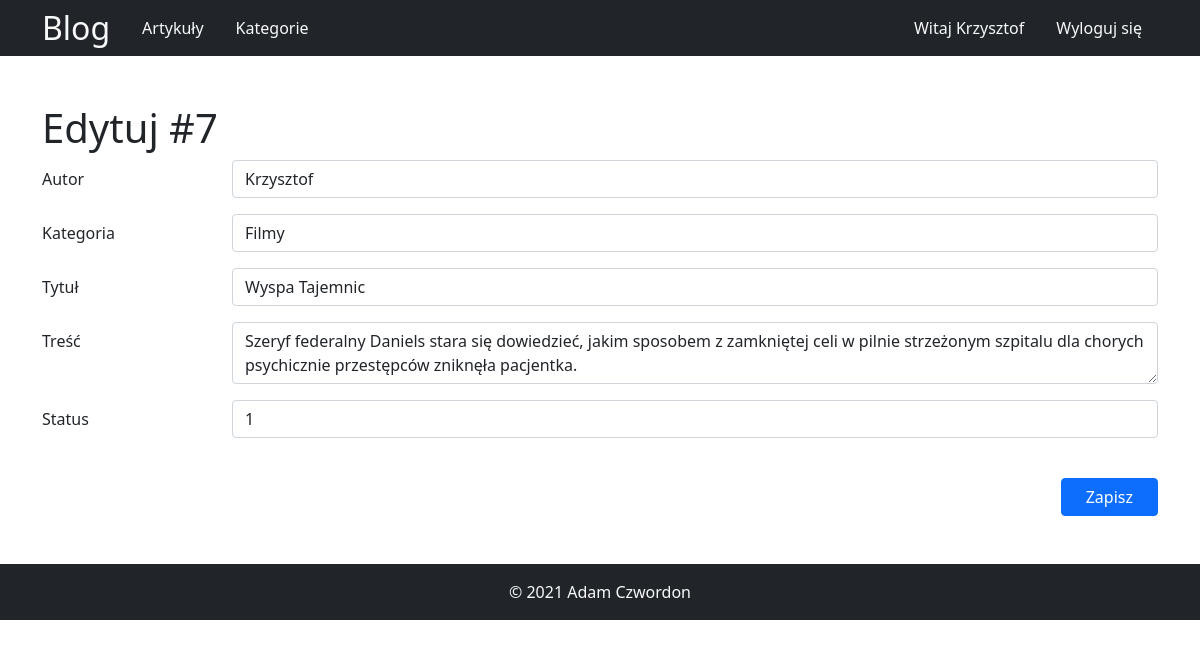
Screenshot of /artykuly/edytuj?id=7 (signed in) with the database file from the repository.
### tables this page shows
CREATE TABLE `articles` (
  `id` int(11) NOT NULL,
  `user_id` int(11) NOT NULL,
  `category_id` int(11) NOT NULL,
  `title` varchar(400) NOT NULL,
  `text` text NOT NULL,
  `status` tinyint(4) NOT NULL,
  `created_at` datetime NOT NULL DEFAULT current_timestamp()
);

### src/Controllers/Controller.php (called while the page is built, shortened)
<?php
class Controller {
    public function view($view, $data=null)
    {
        require_once __DIR__.'/../Views/layouts/template.php';
    }
}

### src/Controllers/ArticlesController.php (called while the page is built, shortened)
<?php
class ArticlesController extends Controller {
    public function edit()
    {
        $id = $_GET['id'];
        $article = Article::getOne($id);
        $users = User::get();
        $categories = Category::get();
        return $this->view('articles/edit', [
            'article' => $article,
            'users' => $users,
            'categories' => $categories
        ]);
    }
}

### src/Models/Model.php (called while the page is built, shortened)
<?php
class Model extends Database {
    public static $tablename;
    public static function get()
    {
        $stmt = self::$db->prepare('SELECT * FROM '.static::$tablename);
        $stmt->execute();
        $result = $stmt->fetchAll(\PDO::FETCH_ASSOC);
        return $result;
    }
    public static function getOne($id)
    {
        $stmt = self::$db->prepare('SELECT * FROM '.static::$tablename.' WHERE id=:id LIMIT 1');
        $stmt->execute(['id' => $id]);
        $result = $stmt->fetchAll(\PDO::FETCH_ASSOC);
        if($result != null) {
            $result = $result[0];
        }
        return $result;
    }
}

### src/Views/articles/edit.php (the view, shortened to what this page needs)
<div class="container py-5">
    <h1>Edytuj #<?= $data['article']['id'] ?></h1>
    <form method="POST" action="/artykuly/update?id=<?= $data['article']['id'] ?>">
        <div class="mb-3 row">
            <label for="user" class="col-sm-2 col-form-label">Autor</label>
            <div class="col-sm-10">
                <select name="user" class="form-control">
                    <?php
                    foreach($data['users'] as $user) {
                        $selected = '';
                        if($user['id'] == $data['article']['user_id']) {
                            $selected = 'selected';
                        }
                        echo '<option value="'.$user['id'].'" '.$selected.'>'.$user['username'].'</option>';
                    }
                    ?>
                </select>
            </div>
        </div>
        <div class="mb-3 row">
            <label for="category" class="col-sm-2 col-form-label">Kategoria</label>
            <div class="col-sm-10">
                <select name="category" class="form-control">
                    <?php
                    foreach($data['categories'] as $category) {
                        $selected = '';
                        if($category['id'] == $data['article']['category_id']) {
                            $selected = 'selected';
                        }
                        echo '<option value="'.$category['id'].'" '.$selected.'>'.$category['name'].'</option>';
                    }
                    ?>
                </select>
            </div>
        </div>
        <div class="mb-3 row">
            <label for="title" class="col-sm-2 col-form-label">Tytuł</label>
            <div class="col-sm-10">
                <input type="text" class="form-control" id="title" name="title" value="<?= $data['article']['title'] ?>">
            </div>
        </div>
        <div class="mb-3 row">
            <label for="text" class="col-sm-2 col-form-label">Treść</label>
            <div class="col-sm-10">
                <textarea class="form-control" id="text" name="text"><?= $data['article']['text'] ?></textarea>
            </div>
        </div>
        <div class="mb-3 row">
            <label for="user" class="col-sm-2 col-form-label">Status</label>
            <div class="col-sm-10">
                <select name="status" class="form-control">
                    <?php
                    foreach([1,2,3,4] as $status) {
                        $selected = '';
                        echo '<option value="'.$status.'" '.$selected.'>'.$status.'</option>';
                    }
                    ?>
                </select>
            </div>
        </div>
        <div class="pt-4 text-end">
            <button type="submit" class="btn btn-primary px-4">Zapisz</button>
        </div>
    </form>
</div>

### index.php (shortened to what this page needs)
<?php
require_once "web.php";
$url_route = explode('?', $_SERVER['REQUEST_URI'])[0];
foreach($routes as $route) {
    if($route['name'] == $url_route) {
        $class = new $route['class'];
        $action = $route['method'];
        if(is_callable(array($class, $action))){
            $class->$action();
        } else {
            echo "Error, method not callable.";
            header('HTTP/1.1 500 Internal Server Error');
            exit(500);
        }
    }
}

### src/Views/includes/nav.php (shortened to what this page needs)
<div class="w-100 bg-dark text-light">
        <div class="container d-flex justify-content-between">
            <div class="d-flex">
                <div class="h2 m-0 d-flex text-center align-items-center"><a href="/" class="text-light text-decoration-none">Blog</a></div>
                <nav class="ps-3">
                    <ul class="nav">
                        <li class="nav-item">
                            <a href="/artykuly" class="text-light text-decoration-none p-3 d-block">Artykuły</a>
                        </li>
                        <li class="nav-item">
                            <a href="/kategorie" class="text-light text-decoration-none p-3 d-block">Kategorie</a>
                        </li>
                    </ul>
                </nav>
            </div>
            <div>
                <ul class="nav">
                    <?php
                    if(isset($_SESSION['id'])) {
                    ?>
                        <li class="nav-item">
                            <span class="text-light p-3 d-block">Witaj <?= $_SESSION['username'] ?></span>
                        </li>
                        <li class="nav-item">
                            <a href="/wyloguj" class="text-light text-decoration-none p-3 d-block">Wyloguj się</a>
                        </li>
                    <?php
                    }
                    ?>
                </ul>
            </div>
        </div>
    </div>

### src/Views/includes/footer.php
<div class="footer bg-dark text-light py-3">
    <p class="m-0 text-center">&copy; 2021 Adam Czwordon</p>
</div>

### rows the page displays
articles: id "7", title "Wyspa Tajemnic", text "Szeryf federalny Daniels stara się dowiedzieć, jakim sposobem z zamkniętej celi w pilnie strzeżonym szpitalu dla chorych psychicznie przestępców zniknęła pacjentka."

### other values shown
form field user "Krzysztof"
form field category "Filmy"
form field status "1"
